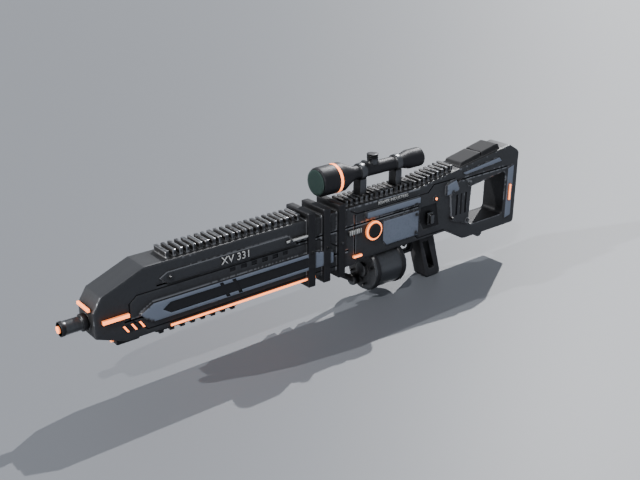
#> input picture kit/anchors/orbital_sniper_80.png, 640 x 480 px
$ python -i hull.py   (imports and definitions only)
#> lines starting #> are read from the running program, lines starting #| are printed output that depends on the picture; after the words box and inside, x2 and y2 are one past the last pixel; in counts of white or black regions, pixels touching at a corner belong together
#> further down, picture is the input picture: PIL image 640x480 RGB; mean R, G, B 154.1, 156, 159.2
"""hull.py — a MEASURED 3D reference from a turntable: a maker's 360-degree product photos (one fixed camera, the object
turned in equal steps, a few camera heights) carved into the object's VISUAL HULL — its shape from its own photos, at
its real size, with the camera found from the photos themselves.

    python kit/refs/hull.py <folder> --length-mm 202 --name <name> [--cols 24] [--rows 5] [--pattern "c{i:03d}_l0.jpg"]
        [--side-col 6] [--front left|right] [--voxel 0.6] [--out refs] [--views-out build/refs]
        [--ortho-px-per-mm 5] [--camera <an earlier run's measure.json>]

The photos are frame i = row * cols + col (GLOCK's own 360 player: c0..c119, 24 turns of 15 degrees x 5 camera
heights); --side-col is the column whose photo shows the object square from its side, --front which way the object's
FRONT (a muzzle, a nose) points in that photo (left: the photo shows its left side). Silhouettes come from the plain
background (or a cut-out's alpha).

THE CAMERA, from the photos: its distance, its focal length, each row's elevation, where the turntable's axis stands in
the picture and which way it turns — found by making every silhouette agree with the hull carved from all of them
(each view's COVERAGE: the share of its silhouette the hull's projection fills — near 1 when everything agrees; a
wrong camera carves the hull away and the coverage drops). The turn's zero is the side photo's widest angle (from the
neighbouring columns), so the object's length lies along x. The size comes last: the hull is scaled so its length is
--length-mm (a dossier's A-graded length); its height and widths are then MEASURED — the checks against the other
published sizes.

What a visual hull cannot see — it only ever errs WIDE, never narrow:
  - a hollow no photo looks into (an ejection port seen only edge-on) is filled;
  - a width no photo sees ALONE is an upper bound: the end-on photos see the whole length at once (a pistol's 25.5 mm
    slide behind its wider grip), so only oblique photos bound the slide — GLOCK's turntable gives ~27 mm for it. The
    side view and the overall length / height are exact to about a voxel; the top / front / rear views are OUTLINES
    and upper bounds, not widths to build from;
  - thin protrusions a millimetre or two tall (a lever's tip, a sight) need the camera found to under a millimetre:
    a coarse calibration (small pictures, voxels of a few mm) filled the gap between GLOCK's sights; the FINE stage
    (bigger pictures, ~0.5 % voxels) and the camera's roll (a tripod not quite level) fix that, and the hull is
    STRAIGHTENED (its long axis in the top view) so a skew of a degree or two cannot spread the length into width.
--voxel is in real millimetres; specks the carving leaves apart from the body are dropped (the biggest connected piece
is the object). The camera found is saved (the measure.json's "rig"): `--camera <that file>` re-carves finer without
calibrating again.

  -> <out>/<name>.measure.json   size_mm [width, height, length] like kit refs measure, the camera found, every view's
                                 coverage, the voxel size (kit dossier add --kind model --measure <it>)
  -> <out>/<name>_hull.obj       the hull's voxel surface in mm, RIGHT-handed like any 3D tool reads it: the front at
                                 +x, up +y, the object's right side at +z (the carving frame is left-handed — its z
                                 looks INTO the side photo — so the OBJ is written mirrored back)
  A run whose photos disagree (coverage under 95%) or whose hull touches its carving box (clipped: an object taller or
  wider than the box, or off the turntable's axis) is a FAILURE: its measure.json says "status": "fail" and why
  ("problems"), and kit dossier add refuses it
  -> <views-out>/<name>_{side,top,front,rear}_ortho.png   ORTHOGRAPHIC silhouettes (the square views no camera takes)
                                 at --ortho-px-per-mm on white: side and top with the front to the right, top with the
                                 left side up, front seen from the front (its left side on the right), rear from behind
One JSON verdict line last.
"""

import json
import math
import os
import sys
import time

import numpy as np
from PIL import Image


# [4 lines left out: function emit, not called in this run]


def _arg(argv, flag, default=None):
    return argv[argv.index(flag) + 1] if flag in argv and argv.index(flag) + 1 < len(argv) else default


# ------------------------------------------------------------------------------------------------- silhouettes
def silhouette(img, thresh=30):
    """the object's mask: a cut-out's alpha, else every pixel that differs from the plain background (the border's
    median colour) by more than thresh in a channel; specks dropped (the object is the biggest piece). Holes stay
    holes: the light through a trigger guard is shape."""
#> called with thresh = 30
    from scipy import ndimage  # noqa: PLC0415

    if img.mode in ("RGBA", "LA"):
        a = np.asarray(img.convert("RGBA"))[..., 3]
        if (a < 16).mean() > 0.2:
            return a > 16
    rgb = np.asarray(img.convert("RGB"), dtype=np.int16)
    k = max(2, min(rgb.shape[:2]) // 200)
#> k = 2
    border = np.concatenate([rgb[:k].reshape(-1, 3), rgb[-k:].reshape(-1, 3), rgb[:, :k].reshape(-1, 3),
                             rgb[:, -k:].reshape(-1, 3)])
    bg = np.median(border, axis=0)
#> bg = [171, 173, 176]
    m = np.abs(rgb - bg).max(2) > thresh
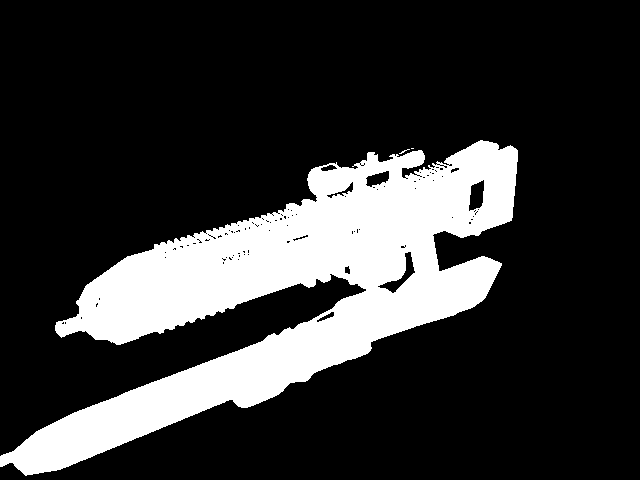
#> m: shape (480, 640) bool; 20.8% white; 3 white regions (2 under 20 px), largest, box (x1, y1, x2, y2) and area: (0, 140, 518, 476) 63909
    lab, n = ndimage.label(m)
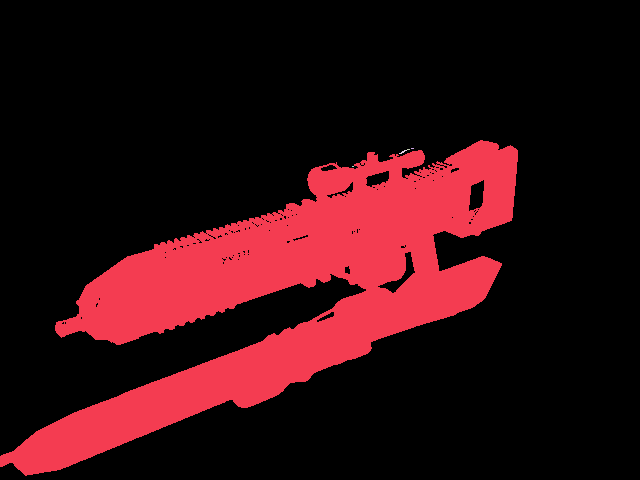
#> lab: shape (480, 640) int32; 6 distinct labels, from 0 to 5; one colour per label, 0 black
#> n = 5
    if n > 1:
        sizes = ndimage.sum(m, lab, range(1, n + 1))
#> sizes = [63907, 3, 3, 12, 2]
        m = lab == (1 + int(np.argmax(sizes)))
#> m: shape (480, 640) bool; 20.8% white; 1 white region, box (x1, y1, x2, y2) and area: (0, 140, 518, 476) 63907
    return m


# [15 lines left out: function load_masks, not called in this run]


# ---------------------------------------------------------------------------------------------- the camera model
class Rig:
    """one fixed camera aimed at the turntable's axis from distance D (mm), each row at its own elevation; the object
    turned by `turn` degrees per column (signed), zero at the side photo (+ a0); k = pixels per mm at the axis (the
    focal length is k * D); (du, dv[row]) = where the aimed point sits from the picture's centre; roll = the camera's
    tilt about its own axis (a tripod not quite level), degrees"""

    # [7 lines left out: function __init__, not called in this run]

    def vector(self):
        return np.array([math.log(self.k), math.log(self.D), self.du, *self.elev, *self.dv, self.roll])

    # [7 lines left out: function from_vector, not called in this run]

    def copy(self):
        return Rig(self.w, self.h, self.cols, self.rows, self.side_col, self.k, self.D, self.elev, self.du, self.dv,
                   self.turn, self.a0, self.roll)

    # [388 lines left out: functions scaled, project, grid, carve, coverage, mean_coverage and 7 more, not called in this run]


# [2 lines not run here, left out]

>>> from PIL import Image
>>> picture = Image.open('../anchors/orbital_sniper_80.png')
>>> result = silhouette(picture)
